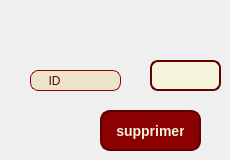
           <widget class="QWidget" name="tab_3">
            <attribute name="title">
             <string>Supprimer</string>
            </attribute>
            <widget class="QPushButton" name="pushButton_supprimer">
             <property name="geometry">
              <rect>
               <x>100</x>
               <y>110</y>
               <width>101</width>
               <height>41</height>
              </rect>
             </property>
             <property name="styleSheet">
              <string notr="true">QPushButton {
    background-color: #8B0000;  /* Rouge bordeaux */
    color: #F5F5DC;              /* Beige pour le texte */
    border-radius: 10px;         /* Coins arrondis */
    padding: 8px 15px;           /* Espacement intérieur */
    font-size: 14px;             /* Taille de police */
    font-weight: bold;           /* Police en gras */
    border: 2px solid #600000;   /* Bordure plus foncée */
}

QPushButton:hover {
    background-color: #A52A2A;   /* Rouge bordeaux plus clair */
    border: 2px solid #8B0000;   
}

QPushButton:pressed {
    background-color: #600000;   /* Rouge bordeaux très foncé */
    border: 2px solid #400000;
}

QPushButton:disabled {
    background-color: #D3B8AE;   /* Beige foncé pour désactivé */
    color: #8B0000;
    border: 2px solid #A52A2A;
}</string>
             </property>
             <property name="text">
              <string>supprimer</string>
             </property>
            </widget>
            <widget class="QLabel" name="label_id_3">
             <property name="geometry">
              <rect>
               <x>30</x>
               <y>70</y>
               <width>91</width>
               <height>21</height>
              </rect>
             </property>
             <property name="styleSheet">
              <string notr="true">QLabel {
    background-color: #EEE4CC; /* Beige doux */
    color: #600000;            /* Texte bordeaux */
    font: 900 italic 12pt &quot;Segoe UI&quot;; /* Police en italique et gras */
    border-radius: 8px;         /* Coins arrondis */
    padding: 4px 8px;           /* Un peu de marge interne */
    border: 1px solid #8B0000;  /* Fine bordure bordeaux pour les démarquer */
}
</string>
             </property>
             <property name="text">
              <string>  ID</string>
             </property>
            </widget>
            <widget class="QLineEdit" name="lineEdit_id3">
             <property name="geometry">
              <rect>
               <x>150</x>
               <y>60</y>
               <width>71</width>
               <height>31</height>
              </rect>
             </property>
             <property name="styleSheet">
              <string notr="true">QLineEdit {
    color: #8B0000;             /* Texte en rouge bordeaux */
    background-color: #F5F5DC;  /* Fond beige */
    padding: 5px;               /* Espacement intérieur */
    border: 2px solid #600000;  /* Bordure bordeaux foncé */
    border-radius: 8px;         /* Coins arrondis */
    font-size: 14px;            /* Taille de police */
    font-family: &quot;Palatino Linotype&quot;; /* Police élégante */
}

QLineEdit:focus {
    border: 2px solid #A52A2A;  /* Bordure plus claire lorsqu'on clique */
    background-color: #FFFFFF;   /* Fond blanc subtil pour bien montrer le focus */
}

QLineEdit:disabled {
    background-color: #D3B8AE;   /* Beige foncé pour désactivé */
    color: #8B0000;              /* Texte en bordeaux */
    border: 2px solid #A52A2A;
}</string>
             </property>
             <property name="text">
              <string/>
             </property>
            </widget>
           </widget>
